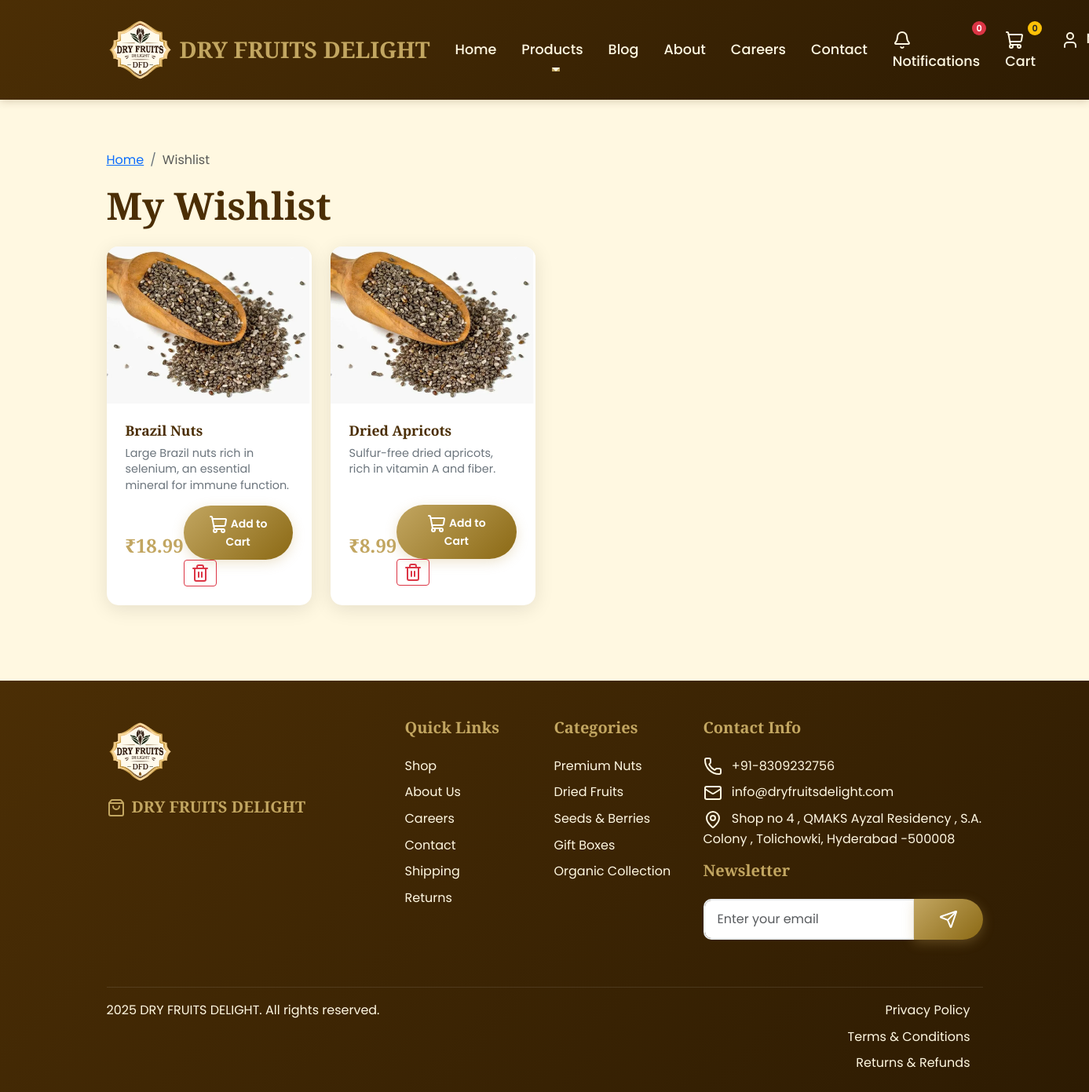
/api/orders/wishlist/ (signed in), run on the app's committed database.
### apps/orders/models.py (models this page shows, shortened)
class Wishlist(models.Model):
    user = models.ForeignKey(User, on_delete=models.CASCADE, related_name='wishlist')
    product = models.ForeignKey(Product, on_delete=models.CASCADE)
    created_at = models.DateTimeField(default=timezone.now)
    class Meta:
        unique_together = ['user', 'product']
        indexes = [
            models.Index(fields=['user']),
            models.Index(fields=['product']),
            models.Index(fields=['created_at']),
        ]

### apps/shop/models.py (models this page shows, shortened)
class Product(models.Model):
    name = models.CharField(max_length=200)
    slug = models.SlugField(unique=True)
    category = models.ForeignKey(Category, on_delete=models.CASCADE, related_name='products')
    description = models.TextField()
    nutritional_info = models.TextField(blank=True)
    price = models.DecimalField(max_digits=10, decimal_places=2)
    stock = models.PositiveIntegerField(default=0)
    image = models.ImageField(upload_to='products/')
    is_active = models.BooleanField(default=True)
    is_featured = models.BooleanField(default=False)
    created_at = models.DateTimeField(default=timezone.now)
    updated_at = models.DateTimeField(auto_now=True)
    meta_title = models.CharField(max_length=200, blank=True)
    meta_description = models.CharField(max_length=160, blank=True)
    keywords = models.CharField(max_length=255, blank=True)
    discount_percent = models.DecimalField(max_digits=5, decimal_places=2, default=0.00)
    tags = models.CharField(max_length=255, blank=True, help_text="Comma-separated tags for marketing")
    class Meta:
        ordering = ['name']
        indexes = [
            models.Index(fields=['name']),
            models.Index(fields=['price']),
            models.Index(fields=['is_active']),
            models.Index(fields=['is_featured']),
            models.Index(fields=['created_at']),
            models.Index(fields=['category', 'is_active']),
        ]

### apps/cms/models.py (models this page shows, shortened)
class FooterContent(models.Model):
    business_name = models.CharField(max_length=100, default="DRY FRUITS DELIGHT")
    copyright_text = models.CharField(max_length=200, default="© 2024 DRY FRUITS DELIGHT. All rights reserved.")
    address = models.TextField()
    phone = models.CharField(max_length=20)
    email = models.EmailField()
    facebook_url = models.URLField(blank=True)
    instagram_url = models.URLField(blank=True)
    twitter_url = models.URLField(blank=True)
    youtube_url = models.URLField(blank=True)
    is_active = models.BooleanField(default=True)
    updated_at = models.DateTimeField(auto_now=True)
    class Meta:
        verbose_name = "Footer Content"
        verbose_name_plural = "Footer Content"

### apps/orders/views.py (the view)
# urls.py: path('wishlist/', views.wishlist, name='wishlist'),
@login_required
def wishlist(request):
    wishlist_items = Wishlist.objects.filter(user=request.user).select_related('product')
    return render(request, 'orders/wishlist.html', {'wishlist_items': wishlist_items})

### templates/orders/wishlist.html (shortened to what this page needs)
{% extends 'base.html' %}
{% load static %}
{% block content %}
<div class="container py-5">
    <div class="row">
        <div class="col-12">
            <nav aria-label="breadcrumb">
                <ol class="breadcrumb">
                    <li class="breadcrumb-item"><a href="{% url 'core:home' %}">Home</a></li>
                    <li class="breadcrumb-item active" aria-current="page">Wishlist</li>
                </ol>
            </nav>
            <h1 class="display-5 fw-bold mb-4">My Wishlist</h1>
            {% if wishlist_items %}
                <div class="row g-4">
                    {% for item in wishlist_items %}
                    <div class="col-lg-3 col-md-6">
                        <div class="product-card">
                            {% if item.product.image %}
                                <img src="{{ item.product.image.url }}" alt="{{ item.product.name }}" class="card-img-top">
                            {% else %}
                                <img src="{% static 'images/placeholder.jpg' %}" alt="{{ item.product.name }}" class="card-img-top">
                            {% endif %}
                            <div class="product-card-body">
                                <h5 class="product-title">{{ item.product.name }}</h5>
                                <p class="product-description">{{ item.product.description|truncatewords:15 }}</p>
                                <div class="d-flex justify-content-between align-items-center">
                                    <span class="product-price">₹{{ item.product.price }}</span>
                                    <div>
                                        <button class="btn btn-primary btn-sm add-to-cart" data-product-id="{{ item.product.id }}">
                                            <i data-lucide="shopping-cart" class="me-1"></i>Add to Cart
                                        </button>
                                        <button class="btn btn-outline-danger btn-sm remove-from-wishlist" data-product-id="{{ item.product.id }}">
                                            <i data-lucide="trash-2"></i>
                                        </button>
                                    </div>
                                </div>
                            </div>
                        </div>
                    </div>
                    {% endfor %}
                </div>
            {% endif %}
        </div>
    </div>
</div>
{% endblock %}

### templates/base.html (shortened to what this page needs)
<!DOCTYPE html>
<html lang="en">
{% load static %}
<head>
    <link href="https://cdn.jsdelivr.net/npm/bootstrap@5.3.0/dist/css/bootstrap.min.css" rel="stylesheet">
    <link href="{% static 'css/style.css' %}" rel="stylesheet">
</head>
<body class="{% if user.is_authenticated %}authenticated{% endif %}">
    <nav class="navbar navbar-expand-lg navbar-dark">
        <div class="container">
            <a class="navbar-brand" href="{% url 'core:home' %}">
                <img src="{% static 'images/dry fruits logo.png' %}" alt="DRY FRUITS DELIGHT Logo" class="me-2" style="height: 85px; width: auto; object-fit: contain;">
                DRY FRUITS DELIGHT
            </a>
            <div class="collapse navbar-collapse" id="navbarNav">
                <ul class="navbar-nav me-auto">
                    <li class="nav-item">
                        <a class="nav-link" href="{% url 'core:home' %}">Home</a>
                    </li>
                    <li class="nav-item dropdown">
                        <a class="nav-link dropdown-toggle" href="#" id="navbarDropdown" role="button" data-bs-toggle="dropdown">
                            Products
                        </a>
                    </li>
                    <li class="nav-item">
                        <a class="nav-link" href="{% url 'blog:home' %}">Blog</a>
                    </li>
                    <li class="nav-item">
                        <a class="nav-link" href="{% url 'cms:page_view' 'about' %}">About</a>
                    </li>
                    <li class="nav-item">
                        <a class="nav-link" href="{% url 'cms:page_view' 'careers' %}">Careers</a>
                    </li>
                    <li class="nav-item">
                        <a class="nav-link" href="{% url 'cms:page_view' 'contact' %}">Contact</a>
                    </li>
                </ul>
                <ul class="navbar-nav">
                    {% if user.is_authenticated %}
                        <li class="nav-item">
                            <a class="nav-link" href="#" id="notificationBell" data-bs-toggle="dropdown" aria-expanded="false">
                                <i data-lucide="bell" class="me-1"></i>
                                Notifications <span class="badge bg-danger notification-count">0</span>
                            </a>
                        </li>
                        <li class="nav-item">
                            <a class="nav-link" href="{% url 'core:cart' %}">
                                <i data-lucide="shopping-cart" class="me-1"></i>
                                Cart <span class="badge bg-warning text-dark cart-count">0</span>
                            </a>
                        </li>
                        <li class="nav-item dropdown">
                            <a class="nav-link dropdown-toggle user-menu" href="#" id="navbarDropdown" role="button" data-bs-toggle="dropdown">
                                <i data-lucide="user" class="me-1"></i>
                            </a>
                        </li>
                    {% endif %}
                </ul>
            </div>
        </div>
    </nav>
    <div id="notification-popup-container" class="position-fixed bottom-0 end-0 p-3" style="z-index: 1050;"></div>
    <main>
        {% block content %}{% endblock %}
    </main>
    <footer class="footer">
        <div class="container">
            <div class="row">
                <div class="col-lg-4 col-md-6 mb-4">
                    {% if footer_content %}
                        <img src="{% static 'images/dry fruits logo.png' %}" alt="DRY FRUITS DELIGHT Logo" class="mb-3" style="height: 85px; width: auto; object-fit: contain;">
                        <h5><i data-lucide="shopping-bag" class="me-2"></i>{{ footer_content.business_name }}</h5>
                        <div class="d-flex">
                        </div>
                    {% endif %}
                </div>
                <div class="col-lg-2 col-md-6 mb-4">
                    <h5>Quick Links</h5>
                    <ul class="list-unstyled">
                        <li><a href="{% url 'core:shop' %}">Shop</a></li>
                        <li><a href="{% url 'cms:page_view' 'about' %}">About Us</a></li>
                        <li><a href="{% url 'cms:page_view' 'careers' %}">Careers</a></li>
                        <li><a href="{% url 'cms:page_view' 'contact' %}">Contact</a></li>
                        <li><a href="{% url 'cms:page_view' 'shipping' %}">Shipping</a></li>
                        <li><a href="{% url 'cms:page_view' 'returns' %}">Returns</a></li>
                    </ul>
                </div>
                <div class="col-lg-2 col-md-6 mb-4">
                    <h5>Categories</h5>
                    <ul class="list-unstyled">
                        <li><a href="{% url 'core:shop' %}?category=1">Premium Nuts</a></li>
                        <li><a href="{% url 'core:shop' %}?category=2">Dried Fruits</a></li>
                        <li><a href="{% url 'core:shop' %}?category=3">Seeds & Berries</a></li>
                        <li><a href="{% url 'core:shop' %}?category=4">Gift Boxes</a></li>
                        <li><a href="{% url 'core:shop' %}?category=5">Organic Collection</a></li>
                    </ul>
                </div>
                <div class="col-lg-4 col-md-6 mb-4">
                    <h5>Contact Info</h5>
                    {% if footer_content %}
                        <ul class="list-unstyled">
                            <li class="mb-2">
                                <i data-lucide="phone" class="me-2"></i>
                                {{ footer_content.phone }}
                            </li>
                            <li class="mb-2">
                                <i data-lucide="mail" class="me-2"></i>
                                {{ footer_content.email }}
                            </li>
                            <li class="mb-3">
                                <i data-lucide="map-pin" class="me-2"></i>
                                {{ footer_content.address|linebreaksbr }}
                            </li>
                        </ul>
                    {% endif %}
                    <h5>Newsletter</h5>
                    <form id="newsletter-form">
                        <div class="input-group">
                            <input type="email" id="newsletter-email" class="form-control" placeholder="Enter your email" required>
                            <button class="btn btn-primary" type="submit">
                                <i data-lucide="send"></i>
                            </button>
                        </div>
                    </form>
                </div>
            </div>
            <div class="footer-bottom">
                <div class="row">
                    <div class="col-md-6">
                        {% if footer_content %}
                            <p>{{ footer_content.copyright_text }}</p>
                        {% else %}
                            <p>&copy; 2025 Dry Fruit House. All rights reserved.</p>
                        {% endif %}
                    </div>
                    <div class="col-md-6 text-end" style="white-space: nowrap;">
                        <a href="{% url 'cms:page_view' 'privacy' %}" class="me-3">Privacy Policy</a>
                        <a href="{% url 'cms:page_view' 'terms' %}" class="me-3">Terms & Conditions</a>
                        <a href="{% url 'cms:page_view' 'returns' %}" class="me-3">Returns & Refunds</a>
                    </div>
                </div>
            </div>
        </div>
    </footer>
</body>
</html>

### data on the page
Wishlist: product.name "Brazil Nuts", product.description "Large Brazil nuts rich in selenium, an essential mineral for immune function.", product.price "18.99"
Wishlist: product.name "Dried Apricots", product.description "Sulfur-free dried apricots, rich in vitamin A and fiber.", product.price "8.99"
FooterContent: business_name "DRY FRUITS DELIGHT", phone "+91-8309232756", email "info@dryfruitsdelight.com", address "Shop no 4 , QMAKS Ayzal Residency , S.A. Colony , Tolichowki, Hyderabad -500008", copyright_text "2025 DRY FRUITS DELIGHT. All rights reserved."
